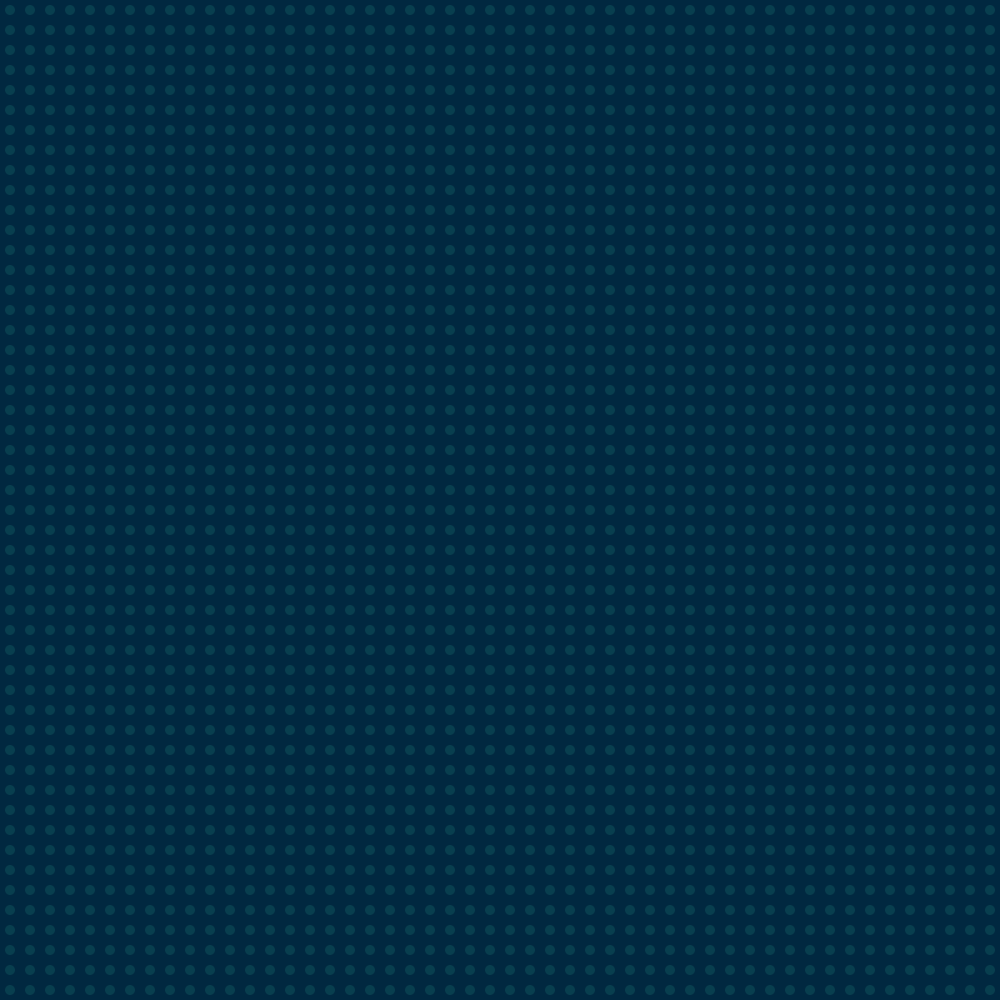
Frame 1 (no input)
Frame 60 (the mouse pressed at the canvas centre just before this capture): identical to frame 1, image omitted
Frame 120 (the mouse held since frame 60 and released just before this capture): identical to frame 1, image omitted

The Processing sketch that drew this single still picture (run headless with seeded random() and noise(); from frame 60 on, the mouse is pressed at the canvas centre):

// Processing sketch: sketch_200926a
// ── sketch_200926a.pde
ArrayList<Point> points = new ArrayList<Point>();
boolean calculated = false;

class Point
{
  PVector pos = new PVector(0, 0);
  boolean selected = false;
  
  void draw()
  {
    noStroke();
    if (this.selected)
    {
      fill(255, 126, 112, 100);
    }
    else
    {
      fill(31, 142, 126, 56);
    }
    ellipse(this.pos.x, this.pos.y, 10, 10);
  }
  
  void click()
  {
    this.selected = !this.selected;
  }
}

void setupMatrix()
{
  for (int i = 0; i < 50; i++)
  {
    for (int j = 0; j < 50; j++)
    {
      Point p = new Point();
      p.pos.x = 10 + i * 20;
      p.pos.y = 10 + j * 20;
      points.add(p);
    }
  }
}

void setup() {
  size(1000, 1000);
  setupMatrix();
}

void draw() {
  clear();
  background(1, 40, 64, 25);
  for (Point point : points)
  {
    point.draw();
  }
  drawLines();
}

void drawLines()
{
  int lineCount = 0;
  int pointCount = 0;
  for (Point pointA : points)
  {
    if (pointA.selected)
    {
      pointCount++;
    }
    for (Point pointB : points)
    {
      if (pointA != pointB)
      {
        if (pointA.selected && pointB.selected)
        {
          stroke(255, 174, 61, 100);
          line(pointA.pos.x, pointA.pos.y, pointB.pos.x, pointB.pos.y);
          lineCount++;
        }
      }
    }
  }
  if (calculated)
  {
    print("-------------------------------\n");
    print("Line Count: " + lineCount / 2 + "\n");
    print("Point Count: " + pointCount + "\n");
    calculated = false;
  }
}

void mousePressed() {
  if (mouseButton == LEFT) {
    for (Point point : points)
    {
      if (dist(point.pos.x, point.pos.y, mouseX, mouseY) < 10)
      {
        point.click();
        calculated = true;
      }
    }
  }
}
